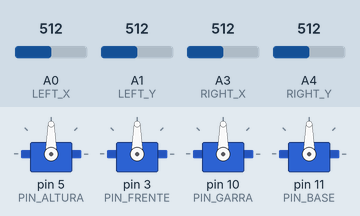
A sketch run on a simulated Arduino Uno, built with avr-gcc and run on an emulated ATmega328P. Shown: 4 × servo. The test bench sets the inputs (shaded band); at power-on: A0 (LEFT_X) = 512, A1 (LEFT_Y) = 512, A3 (RIGHT_X) = 512, A4 (RIGHT_Y) = 512.

Above: at 1.2 s.
1.3 s: A0 (LEFT_X) set to 597
2.8 s: A0 (LEFT_X) set to 622
At 3.07 s:
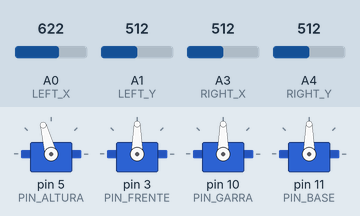
At 4.8 s:
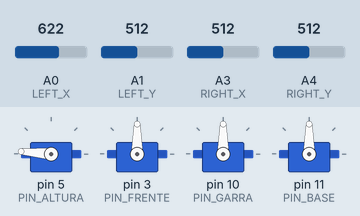
5.8 s: A1 (LEFT_Y) set to 596
7.3 s: A1 (LEFT_Y) set to 623
At 9.5 s:
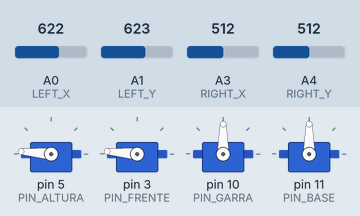
10.3 s: A3 (RIGHT_X) set to 597
11.8 s: A3 (RIGHT_X) set to 623
At 14.1 s:
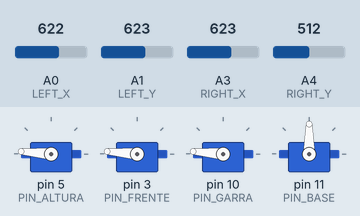
Timing chart, 0 to 15.6 s (numbered marks = the images above; inputs shaded):
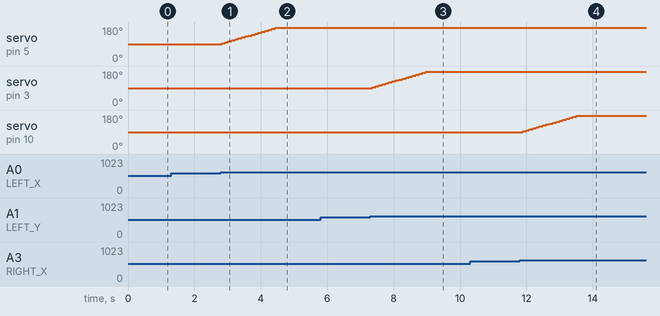

Measured:
- the behaviour switches between 611 and 612 on A0 (LEFT_X) (found by bisection; images 0 and 1)
- the behaviour switches between 611 and 612 on A1 (LEFT_Y) (found by bisection; images 2 and 3)
- the behaviour switches between 611 and 612 on A3 (RIGHT_X) (found by bisection; images 3 and 4)
- after the input at 1.3 s, every drawn part: stays the same
- after the input at 2.8 s, servo on pin 5 (PIN_ALTURA): moves from 90° to 175° over 1.6 s, starting at once
- after the input at 5.8 s, every drawn part: stays the same
- after the input at 7.3 s, servo on pin 3 (PIN_FRENTE): moves from 90° to 175° over 1.6 s, starting after 0.05 s
- after the input at 10.3 s, every drawn part: stays the same
- after the input at 11.8 s, servo on pin 10 (PIN_GARRA): moves from 90° to 175° over 1.6 s, starting after 0.09 s

The sketch:

braco_robotico.ino
```cpp
#include <Servo.h>

#define LEFT_X A0
#define LEFT_Y A1

#define RIGHT_X A3
#define RIGHT_Y A4

#define PIN_ALTURA 5
#define PIN_FRENTE 3
#define PIN_GARRA 10
#define PIN_BASE 11

Servo servo_base, servo_garra, servo_frente, servo_altura;
int alx, aly, arx, ary;

void setup() {
  Serial.begin(9600);
  alx = 90;
  aly = 90;
  arx = 90;
  ary = 90;

  servo_altura.attach(PIN_ALTURA, 1, 180);
  servo_frente.attach(PIN_FRENTE, 1, 180);
  servo_garra.attach(PIN_GARRA, 1, 180);
  servo_base.attach(PIN_BASE, 1, 180);
}

void move(int *joystick, int *ang, int vel, int drift) {
  if (*joystick > 511+drift && *ang < 180-vel) {
    *ang += vel;
  }
  if (*joystick < 511-drift && *ang > vel) {
    *ang -= vel;
  }
}

void loop() {
  int left_x;
  int left_y;
  int right_x;
  int right_y;
  int drift = 100;
  int vel = 5;

  left_x = analogRead(LEFT_X);
  move(&left_x, &alx, vel, drift);
  servo_altura.write(alx);

  left_y = analogRead(LEFT_Y);
  move(&left_y, &aly, vel, drift);
  servo_frente.write(aly);

  right_x = analogRead(RIGHT_X);
  move(&right_x, &arx, vel, drift);
  servo_garra.write(arx);

  right_y = analogRead(RIGHT_Y);
  move(&right_y, &ary, vel, drift);
  servo_base.write(ary);

  delay(100);
}
```
